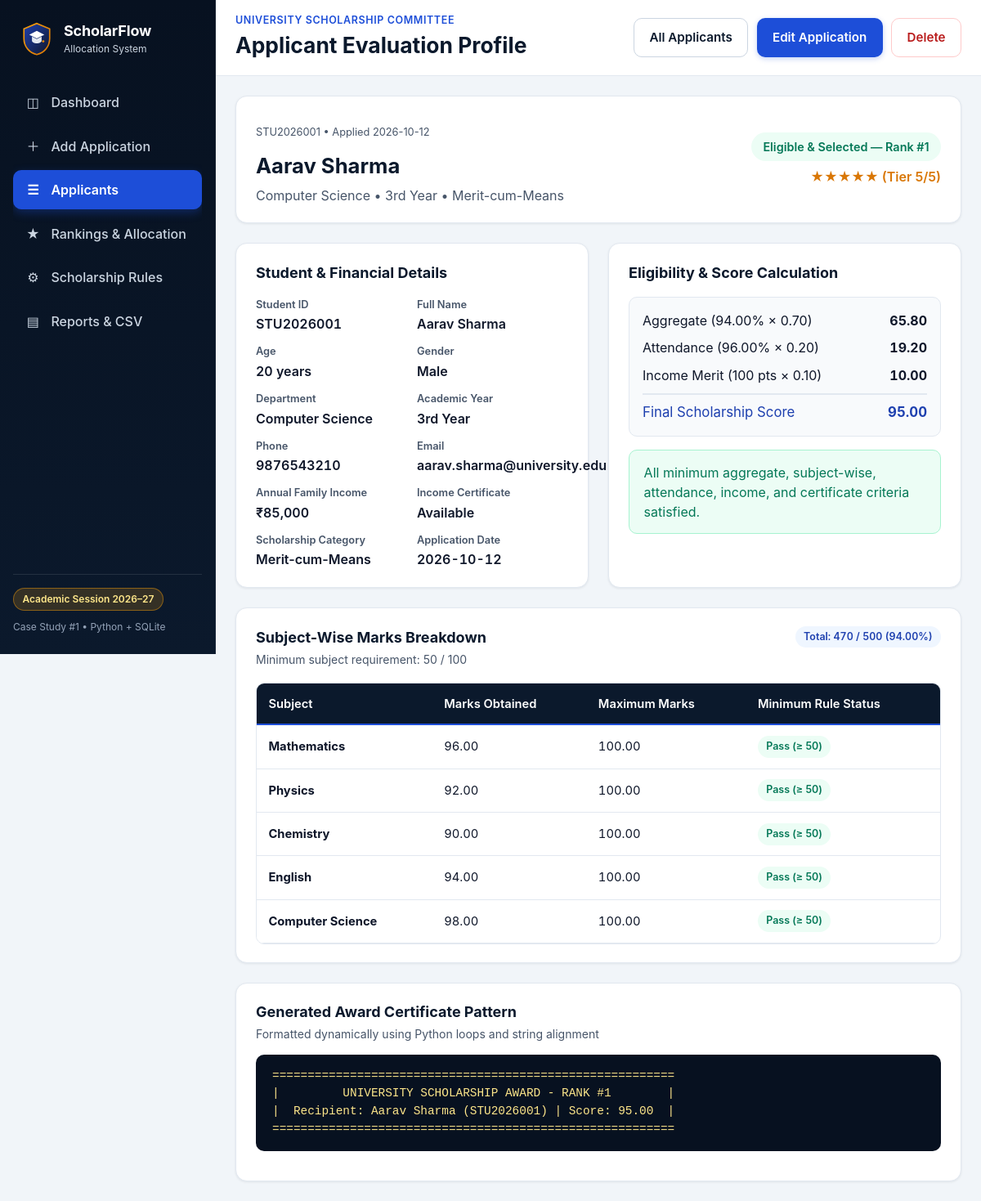
Page /student/STU2026001 on the committed database.
### tables this page shows
CREATE TABLE students (
                id INTEGER PRIMARY KEY AUTOINCREMENT,
                student_id TEXT NOT NULL UNIQUE,
                full_name TEXT NOT NULL,
                age INTEGER NOT NULL,
                gender TEXT DEFAULT '',
                department TEXT NOT NULL,
                academic_year TEXT NOT NULL,
                phone TEXT DEFAULT '',
                email TEXT DEFAULT '',
                math_marks REAL NOT NULL,
                physics_marks REAL NOT NULL,
                chemistry_marks REAL NOT NULL,
                english_marks REAL NOT NULL,
                cs_marks REAL NOT NULL,
                total_marks REAL NOT NULL,
                aggregate_percentage REAL NOT NULL,
                attendance_percentage REAL NOT NULL,
                annual_income REAL NOT NULL,
                income_certificate_status TEXT NOT NULL,
                scholarship_category TEXT NOT NULL,
                application_date TEXT NOT NULL,
                created_at TEXT DEFAULT CURRENT_TIMESTAMP
            );

CREATE TABLE scholarship_rules (
                id INTEGER PRIMARY KEY CHECK (id = 1),
                min_aggregate REAL NOT NULL,
                min_subject_marks REAL NOT NULL,
                min_attendance REAL NOT NULL,
                max_family_income REAL NOT NULL,
                income_certificate_required INTEGER NOT NULL,
                scholarship_quota INTEGER NOT NULL,
                weight_aggregate REAL NOT NULL,
                weight_attendance REAL NOT NULL,
                weight_income REAL NOT NULL,
                slab1_limit REAL NOT NULL,
                slab1_points REAL NOT NULL,
                slab2_limit REAL NOT NULL,
                slab2_points REAL NOT NULL,
                slab3_limit REAL NOT NULL,
                slab3_points REAL NOT NULL,
                slab4_limit REAL NOT NULL,
                slab4_points REAL NOT NULL,
                slab_above_points REAL NOT NULL,
                updated_at TEXT DEFAULT CURRENT_TIMESTAMP
            );

### app.py (the view)
    @app.route("/student/<student_id>")
    def student_details(student_id):
        rules, state = get_evaluated_state()
        target = None
        for student in state["all_evaluated"]:
            if student["student_id"].upper() == student_id.strip().upper():
                target = student
                break
        if target is None:
            abort(404)
        return render_template(
            "student_details.html",
            active_page="applicants",
            student=target,
            rules=rules,
        )

### database.py (called while the page is built)
def get_connection(db_path=DEFAULT_DB_PATH):
    db_dir = os.path.dirname(db_path)
    if db_dir:
        os.makedirs(db_dir, exist_ok=True)
    conn = sqlite3.connect(db_path)
    conn.row_factory = sqlite3.Row
    return conn

def get_rules(db_path=DEFAULT_DB_PATH):
    conn = get_connection(db_path)
    try:
        row = conn.execute("SELECT * FROM scholarship_rules WHERE id = 1").fetchone()
        return dict(row) if row else dict(DEFAULT_RULES)
    finally:
        conn.close()

def get_all_students(db_path=DEFAULT_DB_PATH):
    conn = get_connection(db_path)
    try:
        rows = conn.execute(
            "SELECT * FROM students ORDER BY application_date DESC, id DESC"
        ).fetchall()
        return [dict(r) for r in rows]
    finally:
        conn.close()

def count_missing_sample_students(db_path=DEFAULT_DB_PATH):
    existing_ids = {s["student_id"].upper() for s in get_all_students(db_path)}
    missing = 0
    for sample in SAMPLE_STUDENTS:
        if sample["student_id"].upper() not in existing_ids:
            missing += 1
    return missing

### scholarship_logic.py (called while the page is built)
def format_inr(amount):
    value = int(round(float(amount)))
    negative = value < 0
    digits = str(abs(value))
    if len(digits) <= 3:
        formatted = digits
    else:
        last_three = digits[-3:]
        remaining = digits[:-3]
        groups = []
        while len(remaining) > 2:
            groups.insert(0, remaining[-2:])
            remaining = remaining[:-2]
        if remaining:
            groups.insert(0, remaining)
        formatted = ",".join(groups) + "," + last_three
    if negative:
        return f"-₹{formatted}"
    return f"₹{formatted}"

def generate_merit_pattern(score, is_eligible):
    if not is_eligible:
        return "☆☆☆☆☆ (Not Eligible)"
    if score >= 90:
        filled_stars = 5
    elif score >= 80:
        filled_stars = 4
    elif score >= 70:
        filled_stars = 3
    elif score >= 60:
        filled_stars = 2
    else:
        filled_stars = 1
    pattern = ""
    index = 0
    while index < 5:
        if index < filled_stars:
            pattern = pattern + "★"
        else:
            pattern = pattern + "☆"
        index = index + 1
    return f"{pattern} (Tier {filled_stars}/5)"

def calculate_academic_totals(marks_list):
    total = 0.0
    for mark in marks_list:
        total = total + float(mark)
    subject_count = len(marks_list)
    aggregate = total / subject_count if subject_count > 0 else 0.0
    return round(total, 2), round(aggregate, 2)

### templates/student_details.html (shortened to what this page needs)
{% extends "base.html" %}
{% block page_title %}Applicant Evaluation Profile{% endblock %}
{% block topbar_actions %}
  <a href="{{ url_for('applicants') }}" class="btn btn-secondary">All Applicants</a>
  <a href="{{ url_for('edit_student_view', student_id=student.student_id) }}" class="btn btn-primary">Edit Application</a>
  <button
    type="button"
    class="btn btn-danger-outline js-delete-trigger"
    data-delete-url="{{ url_for('delete_student_view', student_id=student.student_id) }}"
    data-student-name="{{ student.full_name }}"
    data-student-id="{{ student.student_id }}"
  >Delete</button>
{% endblock %}
{% block content %}
<section class="panel profile-hero">
  <div class="profile-hero-main">
    <div>
      <p class="muted-meta">{{ student.student_id }} • Applied {{ student.application_date }}</p>
      <h2 class="profile-name">{{ student.full_name }}</h2>
      <p class="profile-sub">{{ student.department }} • {{ student.academic_year }} • {{ student.scholarship_category }}</p>
    </div>
    <div class="profile-status-box">
      {% if student.selection_code == 'selected' %}
        <span class="badge badge-success badge-lg">Eligible &amp; Selected — Rank #{{ student.rank }}</span>
      {% elif student.selection_code == 'waitlisted' %}
        <span class="badge badge-warning badge-lg">Eligible (Waitlisted) — Rank #{{ student.rank }}</span>
      {% else %}
        <span class="badge badge-danger badge-lg">Not Eligible</span>
      {% endif %}
      <p class="merit-pattern">{{ student.merit_pattern }}</p>
    </div>
  </div>
</section>
<div class="dashboard-split">
  <section class="panel" aria-labelledby="personal-info-heading">
    <h2 id="personal-info-heading" class="panel-title">Student &amp; Financial Details</h2>
    <dl class="detail-grid">
      <div><dt>Student ID</dt><dd class="tabular">{{ student.student_id }}</dd></div>
      <div><dt>Full Name</dt><dd>{{ student.full_name }}</dd></div>
      <div><dt>Age</dt><dd class="tabular">{{ student.age }} years</dd></div>
      <div><dt>Gender</dt><dd>{{ student.gender or 'Not specified' }}</dd></div>
      <div><dt>Department</dt><dd>{{ student.department }}</dd></div>
      <div><dt>Academic Year</dt><dd>{{ student.academic_year }}</dd></div>
      <div><dt>Phone</dt><dd class="tabular">{{ student.phone or 'Not provided' }}</dd></div>
      <div><dt>Email</dt><dd>{{ student.email or 'Not provided' }}</dd></div>
      <div><dt>Annual Family Income</dt><dd class="tabular">{{ format_inr(student.annual_income) }}</dd></div>
      <div><dt>Income Certificate</dt><dd>{{ student.income_certificate_status }}</dd></div>
      <div><dt>Scholarship Category</dt><dd>{{ student.scholarship_category }}</dd></div>
      <div><dt>Application Date</dt><dd class="tabular">{{ student.application_date }}</dd></div>
    </dl>
  </section>
  <section class="panel" aria-labelledby="eval-heading">
    <h2 id="eval-heading" class="panel-title">Eligibility &amp; Score Calculation</h2>
    <div class="score-formula-box">
      <div class="formula-row">
        <span>Aggregate ({{ "%.2f"|format(student.aggregate_percentage) }}% × {{ "%.2f"|format(rules.weight_aggregate) }})</span>
        <strong class="tabular">{{ "%.2f"|format(student.aggregate_percentage * rules.weight_aggregate) }}</strong>
      </div>
      <div class="formula-row">
        <span>Attendance ({{ "%.2f"|format(student.attendance_percentage) }}% × {{ "%.2f"|format(rules.weight_attendance) }})</span>
        <strong class="tabular">{{ "%.2f"|format(student.attendance_percentage * rules.weight_attendance) }}</strong>
      </div>
      <div class="formula-row">
        <span>Income Merit ({{ "%.0f"|format(student.income_merit_score) }} pts × {{ "%.2f"|format(rules.weight_income) }})</span>
        <strong class="tabular">{{ "%.2f"|format(student.income_merit_score * rules.weight_income) }}</strong>
      </div>
      <div class="formula-total">
        <span>Final Scholarship Score</span>
        <strong class="tabular">{{ "%.2f"|format(student.scholarship_score) if student.is_eligible else "0.00 (Ineligible)" }}</strong>
      </div>
    </div>
    {% if not student.is_eligible %}
      <div class="alert alert-error">
        <div>
          <strong>Rejection Reasons:</strong>
          <ul class="error-list">
            {% for reason in student.rejection_reasons %}
              <li>{{ reason }}</li>
            {% endfor %}
          </ul>
        </div>
      </div>
    {% else %}
      <div class="alert alert-success">
        <span>All minimum aggregate, subject-wise, attendance, income, and certificate criteria satisfied.</span>
      </div>
    {% endif %}
  </section>
</div>
<section class="panel" aria-labelledby="marks-table-caption">
  <div class="panel-header">
    <div>
      <h2 id="marks-table-caption" class="panel-title">Subject-Wise Marks Breakdown</h2>
      <p class="panel-subtitle">Minimum subject requirement: {{ "%.0f"|format(rules.min_subject_marks) }} / 100</p>
    </div>
    <span class="badge badge-primary tabular">Total: {{ "%.0f"|format(student.total_marks) }} / 500 ({{ "%.2f"|format(student.aggregate_percentage) }}%)</span>
  </div>
  <div tabindex="0" role="region" aria-labelledby="marks-table-caption" class="table-wrapper">
    <table class="data-table" style="--label-2: 'Marks Obtained'; --label-3: 'Maximum'; --label-4: 'Rule Check';">
      <thead>
        <tr>
          <th scope="col">Subject</th>
          <th scope="col">Marks Obtained</th>
          <th scope="col">Maximum Marks</th>
          <th scope="col">Minimum Rule Status</th>
        </tr>
      </thead>
      <tbody>
        {% for field_key, subject_label in subject_tuple %}
          {% set mark = student[field_key] %}
          <tr>
            <th scope="row">{{ subject_label }}</th>
            <td class="tabular">{{ "%.2f"|format(mark) }}</td>
            <td class="tabular">100.00</td>
            <td>
              {% if mark >= rules.min_subject_marks %}
                <span class="badge badge-success">Pass (≥ {{ "%.0f"|format(rules.min_subject_marks) }})</span>
              {% else %}
                <span class="badge badge-danger">Below Minimum (&lt; {{ "%.0f"|format(rules.min_subject_marks) }})</span>
              {% endif %}
            </td>
          </tr>
        {% endfor %}
      </tbody>
    </table>
  </div>
</section>
{% if student.award_banner %}
<section class="panel" aria-labelledby="banner-heading">
  <h2 id="banner-heading" class="panel-title">Generated Award Certificate Pattern</h2>
  <p class="panel-subtitle">Formatted dynamically using Python loops and string alignment</p>
  <pre class="ascii-banner">{{ student.award_banner }}</pre>
</section>
{% endif %}
{% endblock %}

### rows in the picture
students: student_id "STU2026001", application_date "2026-10-12", full_name "Aarav Sharma", department "Computer Science", academic_year "3rd Year", scholarship_category "Merit-cum-Means", gender "Male", phone "9876543210", email "aarav.sharma@university.edu", annual_income "₹85,000", income_certificate_status "Available", attendance_percentage "96.00", student.attendance_percentage*rules.weight_attendance "19.20", math_marks "96.00" "92.00" "90.00" "94.00" "98.00"
scholarship_rules: weight_aggregate "0.70", student.aggregate_percentage*rules.weight_aggregate "65.80", weight_attendance "0.20", income_merit_score "100", weight_income "0.10", student.income_merit_score*rules.weight_income "10.00", min_subject_marks "50", min_subject_marks "50" "50" "50" "50" "50"

### other values in the picture
{{ student.rank }} "1"
{{ student.merit_pattern }} "★★★★★ (Tier 5/5)"
{{ student.age }} "20"
{{ "%.2f"|format(student.aggregate_percentage) }} "94.00"
{{ "%.0f"|format(student.total_marks) }} "470"
{{ subject_label }} "Mathematics" "Physics" "Chemistry" "English" "Computer Science"
